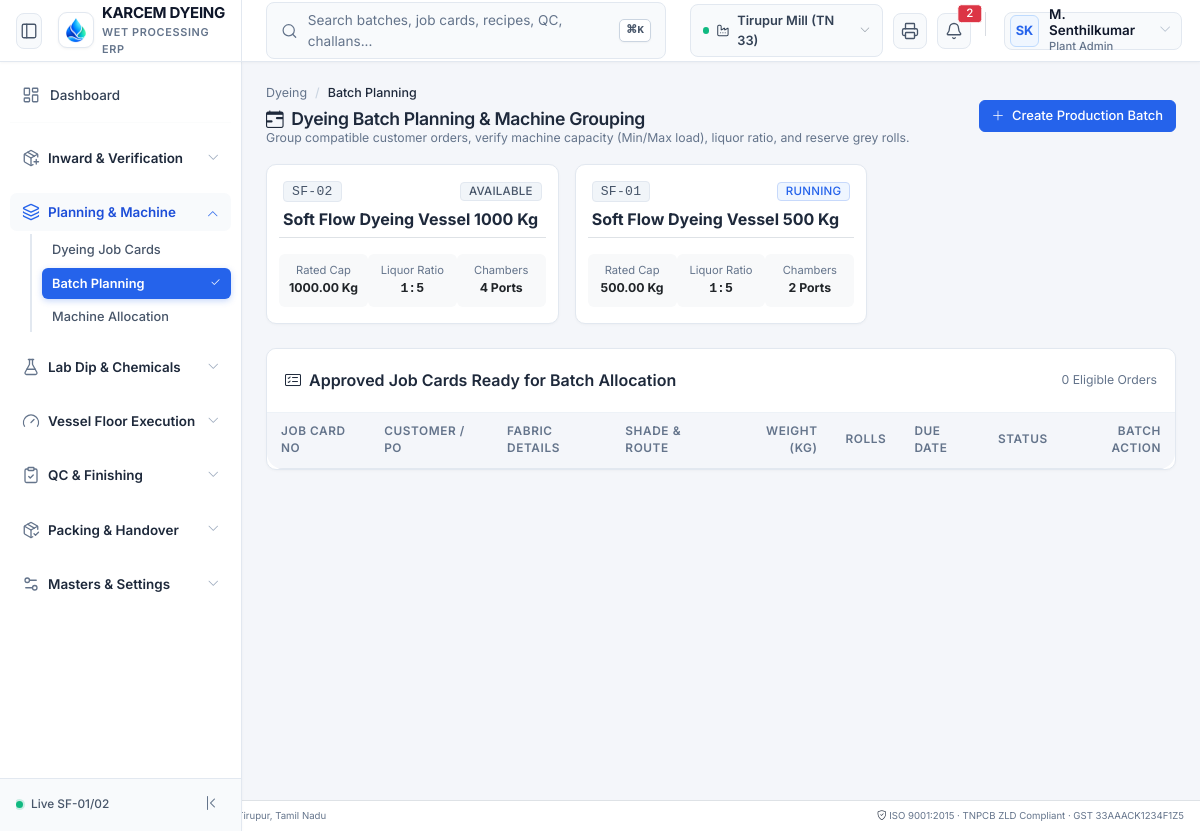
The page /modules/dyeing/views/batch-planning.php on the database its author committed.
### tables this page shows
CREATE TABLE IF NOT EXISTS machines (
    id BIGINT UNSIGNED AUTO_INCREMENT PRIMARY KEY,
    company_id BIGINT UNSIGNED NOT NULL,
    branch_id BIGINT UNSIGNED NULL,
    code VARCHAR(32) NOT NULL,
    name VARCHAR(120) NOT NULL,
    process_type ENUM('blowroom', 'carding', 'drawing', 'roving', 'ring_frame', 'winding', 'knitting', 'weaving', 'soft_flow_dyeing', 'cabinet_dyeing', 'hydro_extractor', 'relax_dryer', 'stenter', 'compactor', 'cutting', 'sewing') NOT NULL,
    model_number VARCHAR(64) NULL,
    manufacturer VARCHAR(100) NULL,
    year_of_make INT NULL,
    capacity DECIMAL(12,2) NOT NULL,
    capacity_uom VARCHAR(16) NOT NULL DEFAULT 'Kg',
    spring_or_tubes INT NULL,
    liquor_ratio VARCHAR(20) NULL,
    hourly_operating_cost DECIMAL(12,2) NOT NULL DEFAULT 0.00,
    current_status ENUM('available', 'running', 'maintenance', 'idle', 'breakdown') NOT NULL DEFAULT 'available',
    is_active TINYINT(1) NOT NULL DEFAULT 1,
    INDEX (company_id),
    INDEX (process_type)
);

### modules/dyeing/views/batch-planning.php (the view, shortened to what the rows shown need)
<?php
require_once dirname(__DIR__, 3) . '/includes/header.php';
$isNewForm = (isset($_GET['action']) && $_GET['action'] === 'new');
$presetJobCardId = (int)($_GET['job_card_id'] ?? 0);
$jobCards = Database::fetchAll("SELECT jc.*, c.name as customer_name FROM dyeing_job_cards jc JOIN customers c ON jc.customer_id = c.id WHERE jc.status IN ('approved', 'planned') ORDER BY jc.id DESC");
$machines = Database::fetchAll("SELECT * FROM machines WHERE process_type = 'soft_flow_dyeing' ORDER BY capacity DESC");
$recipes = Database::fetchAll("SELECT * FROM dye_recipes WHERE is_approved = 1 ORDER BY shade_name ASC");
?>
<main class="cz-main">
  <div class="cz-content p-4">
    <?php if ($isNewForm): ?>
      <div class="cz-doc-head d-flex flex-wrap justify-content-between align-items-center gap-3">
        <div class="d-flex align-items-center gap-3">
          <a href="<?= Url::to('/dyeing/batch-planning') ?>" class="btn btn-outline-dark btn-sm">
            <i class="bi bi-arrow-left me-1"></i> Back to Register
          </a>
          <div>
            <div class="d-flex align-items-center gap-2">
              <h1 class="h5 fw-bold text-dark mb-0">Create Production Dyeing Batch</h1>
              <span class="badge badge-bw">NEW BATCH</span>
            </div>
            <p class="text-secondary small mb-0 mt-1">Combine customer orders, verify vessel load capacity, liquor ratio, and calculate total bath volume.</p>
          </div>
        </div>
        <div class="d-flex align-items-center gap-2">
          <a href="<?= Url::to('/dyeing/batch-planning') ?>" class="btn btn-outline-secondary btn-sm">Discard</a>
          <button type="submit" form="newBatchForm" class="btn btn-dark btn-sm">
            <i class="bi bi-calendar-check me-1"></i> Save Batch & Allocate Machine
          </button>
        </div>
      </div>
      <form id="newBatchForm" method="POST" action="<?= Url::to('/dyeing/batch-planning') ?>">
        <input type="hidden" name="action" value="create_batch">
        <input type="hidden" name="csrf_token" value="<?= CSRF::getToken() ?>">
        <div class="cz-doc-section">
          <div class="cz-doc-section-head">
            <div>
              <h2 class="cz-doc-section-title"><i class="bi bi-card-checklist"></i> Section A — Select Approved Job Card & Shade Recipe</h2>
              <p class="cz-doc-section-desc">Select customer job order and bind the approved spectrophotometer laboratory recipe.</p>
            </div>
            <span class="badge badge-bw font-monospace">JOB SELECTION</span>
          </div>
          <div class="row g-3">
            <div class="col-md-7">
              <label class="form-label">Select Approved Dyeing Job Card <span class="text-danger">*</span></label>
              <select name="job_card_id" id="bpJobSelect" class="form-select form-select-sm" required>
                <?php foreach ($jobCards as $jc): ?>
                  <option value="<?= $jc['id'] ?>" data-qty="<?= $jc['required_qty_kg'] ?>" <?= ($presetJobCardId === (int)$jc['id']) ? 'selected' : '' ?>>
                    <?= htmlspecialchars($jc['job_card_no']) ?> — <?= htmlspecialchars($jc['customer_name']) ?> (<?= htmlspecialchars($jc['fabric_name']) ?>, <?= $jc['required_qty_kg'] ?> Kg, <?= htmlspecialchars($jc['shade_name']) ?>)
                  </option>
                <?php endforeach; ?>
              </select>
            </div>
            <div class="col-md-5">
              <label class="form-label">Approved Dye Recipe / Version <span class="text-danger">*</span></label>
              <select name="recipe_id" class="form-select form-select-sm" required>
                <?php foreach ($recipes as $rc): ?>
                  <option value="<?= $rc['id'] ?>">
                    <?= htmlspecialchars($rc['recipe_code']) ?> — <?= htmlspecialchars($rc['shade_name']) ?> (v<?= $rc['version_number'] ?? '1' ?>, <?= strtoupper($rc['dye_class'] ?? 'reactive') ?>)
                  </option>
                <?php endforeach; ?>
              </select>
            </div>
          </div>
        </div>
        <div class="cz-doc-section">
          <div class="cz-doc-section-head">
            <div>
              <h2 class="cz-doc-section-title"><i class="bi bi-hdd-rack"></i> Section B — Machine Vessel Allocation & Rated Capacity</h2>
              <p class="cz-doc-section-desc">Select soft flow vessel and verify minimum & maximum chamber load compliance.</p>
            </div>
            <span class="badge badge-bw font-monospace">VESSEL SPECS</span>
          </div>
          <div class="row g-3">
            <div class="col-md-6">
              <label class="form-label">Dyeing Machine Vessel <span class="text-danger">*</span></label>
              <select name="machine_id" id="bpMachineSelect" class="form-select form-select-sm" required>
                <?php foreach ($machines as $m): ?>
                  <option value="<?= $m['id'] ?>" data-cap="<?= $m['capacity'] ?>" data-ratio="<?= $m['liquor_ratio'] ?>">
                    <?= htmlspecialchars($m['code']) ?> — <?= htmlspecialchars($m['name']) ?> (Rated <?= $m['capacity'] ?> Kg, Ratio <?= $m['liquor_ratio'] ?>, Status: <?= strtoupper($m['current_status']) ?>)
                  </option>
                <?php endforeach; ?>
              </select>
            </div>
            <div class="col-md-3">
              <label class="form-label">Planned Batch Loading (Kg) <span class="text-danger">*</span></label>
              <input type="number" step="0.01" name="planned_weight_kg" id="bpPlannedKg" class="form-control form-control-sm fw-bold font-monospace" value="500.00" required>
            </div>
            <div class="col-md-3">
              <label class="form-label">Liquor Ratio (L:R) <span class="text-danger">*</span></label>
              <select name="liquor_ratio" id="bpLiquorRatio" class="form-select form-select-sm font-monospace">
                <option value="1:5">1:5 (Ultra Low Bath)</option>
                <option value="1:6" selected>1:6 (Standard Soft Flow)</option>
                <option value="1:7">1:7 (Medium Load)</option>
                <option value="1:8">1:8 (High Circulation)</option>
                <option value="1:10">1:10 (Sample Vessel)</option>
              </select>
            </div>
            <div class="col-md-4">
              <label class="form-label">Calculated Bath Volume (Water)</label>
              <div class="input-group input-group-sm">
                <input type="number" id="bpWaterVolume" class="form-control font-monospace fw-bold bg-light" readonly value="3000">
                <span class="input-group-text">Litres</span>
              </div>
            </div>
            <div class="col-md-4">
              <label class="form-label">Lead Operator / In-Charge <span class="text-danger">*</span></label>
              <input type="text" name="operator_name" class="form-control form-control-sm" value="M. Ramanathan (Senior Master Dyer)" required>
            </div>
            <div class="col-md-4">
              <label class="form-label">Target Loading Shift</label>
              <select class="form-select form-select-sm">
                <option value="Shift 1 (06:00 - 14:00)">Shift 1 (06:00 - 14:00)</option>
                <option value="Shift 2 (14:00 - 22:00)">Shift 2 (14:00 - 22:00)</option>
                <option value="Shift 3 (22:00 - 06:00)">Shift 3 (22:00 - 06:00)</option>
              </select>
            </div>
          </div>
        </div>
        <div class="d-flex justify-content-between align-items-center mt-3 pt-3 border-top">
          <a href="<?= Url::to('/dyeing/batch-planning') ?>" class="btn btn-outline-dark btn-sm">Discard</a>
          <button type="submit" class="btn btn-dark btn-sm px-4">
            <i class="bi bi-calendar-check me-1"></i> Create Batch & Proceed to Loading Sheet
          </button>
        </div>
      </form>
      <script>
      function updateBathCalc() {
        const kg = parseFloat(document.getElementById('bpPlannedKg')?.value) || 0;
        const ratioStr = document.getElementById('bpLiquorRatio')?.value || '1:6';
        let ratioNum = 6.0;
        const m = ratioStr.match(/1:([0-9\.]+)/);
        if (m) ratioNum = parseFloat(m[1]);
        const vol = Math.round(kg * ratioNum);
        const el = document.getElementById('bpWaterVolume');
        if (el) el.value = vol;
      }
      document.getElementById('bpPlannedKg')?.addEventListener('input', updateBathCalc);
      document.getElementById('bpLiquorRatio')?.addEventListener('change', updateBathCalc);
      document.getElementById('bpJobSelect')?.addEventListener('change', function() {
        const opt = this.options[this.selectedIndex];
        const qty = opt.getAttribute('data-qty');
        if (qty) {
          const kgEl = document.getElementById('bpPlannedKg');
          if (kgEl) {
            kgEl.value = parseFloat(qty).toFixed(2);
            updateBathCalc();
          }
        }
      });
      </script>
    <?php else: ?>
      <div class="d-flex flex-wrap justify-content-between align-items-center mb-3 gap-2">
        <div>
          <h1 class="h4 fw-bold text-dark mb-0"><i class="bi bi-calendar-range text-dark me-2"></i>Dyeing Batch Planning & Machine Grouping</h1>
        </div>
      </div>
      <div class="row g-3 mb-4">
        <?php foreach ($machines as $m): ?>
          <div class="col-md-4">
            <div class="card shadow-sm border-0 h-100">
              <div class="card-body p-3">
                <div class="d-flex justify-content-between align-items-center mb-2">
                  <span class="badge badge-bw font-monospace"><?= htmlspecialchars($m['code']) ?></span>
                  <span class="badge <?= $m['current_status'] === 'running' ? 'badge-bw-dark' : 'badge-bw' ?>">
                    <?= strtoupper($m['current_status']) ?>
                  </span>
                </div>
                <h6 class="fw-bold text-dark mb-1"><?= htmlspecialchars($m['name']) ?></h6>
                <div class="row text-center g-2 mt-2 pt-2 border-top small">
                  <div class="col-4 bg-light rounded p-2">
                    <div class="text-secondary" style="font-size:0.7rem;">Rated Cap</div>
                    <div class="fw-bold"><?= $m['capacity'] ?> Kg</div>
                  </div>
                  <div class="col-4 bg-light rounded p-2">
                    <div class="text-secondary" style="font-size:0.7rem;">Liquor Ratio</div>
                    <div class="fw-bold font-monospace"><?= $m['liquor_ratio'] ?></div>
                  </div>
                  <div class="col-4 bg-light rounded p-2">
                    <div class="text-secondary" style="font-size:0.7rem;">Chambers</div>
                    <div class="fw-bold"><?= $m['spring_or_tubes'] ?? 2 ?> Ports</div>
                  </div>
                </div>
              </div>
            </div>
          </div>
        <?php endforeach; ?>
      </div>
      <div class="cz-panel">
        <div class="cz-panel-head d-flex justify-content-between align-items-center">
          <h2 class="h6 fw-bold mb-0 text-dark"><i class="bi bi-card-checklist text-dark me-2"></i>Approved Job Cards Ready for Batch Allocation</h2>
        </div>
        <div class="table-responsive">
          <table class="table table-hover align-middle mb-0 small">
            <thead>
              <tr>
                <th>Job Card No</th>
                <th>Customer / PO</th>
                <th>Fabric Details</th>
                <th>Shade & Route</th>
                <th class="text-end">Weight (Kg)</th>
                <th class="text-center">Rolls</th>
                <th>Due Date</th>
                <th>Status</th>
                <th class="text-end">Batch Action</th>
              </tr>
            </thead>
          </table>
        </div>
      </div>
    <?php endif; ?>
  </div>
</main>
<?php
require_once dirname(__DIR__, 3) . '/includes/footer.php';

### rows shown on the page
machines: code "SF-02", current_status "AVAILABLE", name "Soft Flow Dyeing Vessel 1000 Kg", capacity "1000.00", liquor_ratio "1:5", spring_or_tubes "4"
machines: code "SF-01", current_status "RUNNING", name "Soft Flow Dyeing Vessel 500 Kg", capacity "500.00", liquor_ratio "1:5", spring_or_tubes "2"

### other values the page prints
$_SESSION['active_branch_name'] "Tirupur Mill (TN 33)"
$currentUser['initials'] "SK"
$currentUser['full_name'] "M. Senthilkumar"
$grp['title'] "Inward & Verification"
$grp['title'] "Planning & Machine"
$item['label'] "Dyeing Job Cards"
$item['label'] "Batch Planning"
$item['label'] "Machine Allocation"
$grp['title'] "Lab Dip & Chemicals"
$grp['title'] "Vessel Floor Execution"
$grp['title'] "QC & Finishing"
$grp['title'] "Packing & Handover"
$grp['title'] "Masters & Settings"
count($jobCards) "0"
